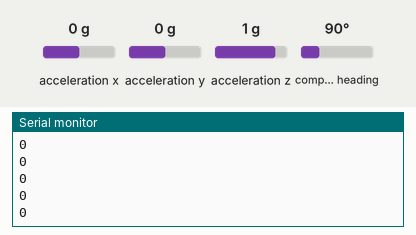
Recording of a sketch running on a simulated ESP32. Shown: the last lines printed to the serial monitor. The test bench sets the inputs (shaded band); at power-on: acceleration y 0 g, acceleration z 1 g, acceleration x 0 g, compass heading 90°.

Above: at 2.2 s.
2.3 s: acceleration y set to -1.4 g
At 2.43 s:
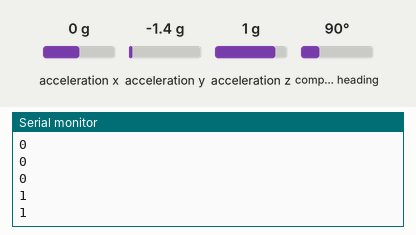
3.8 s: acceleration y set to 0.8 g
At 3.85 s:
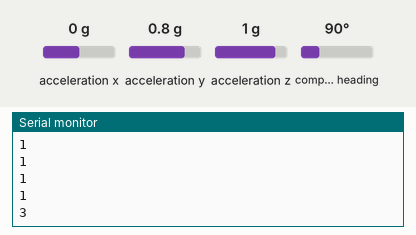
5.3 s: acceleration z set to -1.4 g
At 5.37 s:
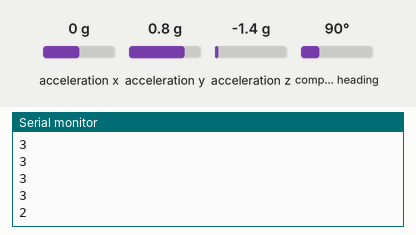
Timing chart, 0 to 8.3 s (numbered marks = the images above; inputs shaded):
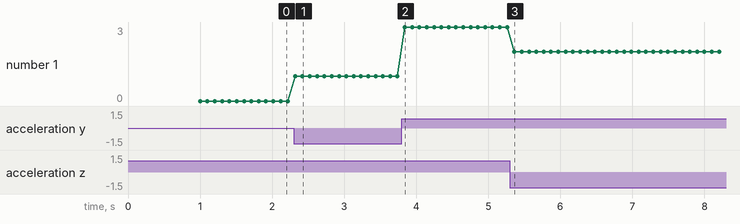

The sketch:

IMU_TEST.ino
```cpp
#include <Wire.h>
#include <Adafruit_Sensor.h>
#include <Adafruit_BNO055.h>

Adafruit_BNO055 bno = Adafruit_BNO055(55, 0x28);

void setup() {
  Serial.begin(115200);
  Wire.begin(21, 22);

  if (!bno.begin()) {
    Serial.println("BNO055 Not Found");
    while (1);
  }
  delay(1000);
  bno.setExtCrystalUse(true);
  Serial.println("BNO055 Found");
}

void loop() {
  sensors_event_t orientEvent;
  bno.getEvent(&orientEvent, Adafruit_BNO055::VECTOR_EULER);
  float roll = orientEvent.orientation.z;

  int zone = -1; // ค่า default ถ้าไม่อยู่ใน zone ไหนเลย

  if      (roll > -30  && roll <= 30)   zone = 0; // วางหงาย
  else if (roll > 30   && roll <= 135)  zone = 1; // ก้มหน้า ~90°
  else if (roll > 135  || roll < -135)  zone = 2; // คว่ำหน้า ~180°
  else if (roll >= -135 && roll <= -30) zone = 3; // หงายหลัง ~-90°

  Serial.println(zone);
  delay(100);
}
```

Measured:
- after the input at 2.3 s, the serial monitor: prints a new line at once (image 1)
- after the input at 3.8 s, the serial monitor: prints a new line at once (image 2)
- after the input at 5.3 s, the serial monitor: prints a new line after 0.06 s (image 3)
- plotted number 1: 0 → 1 after the input at 2.3 s, 1 → 3 after the input at 3.8 s, 3 → 2 after the input at 5.3 s
